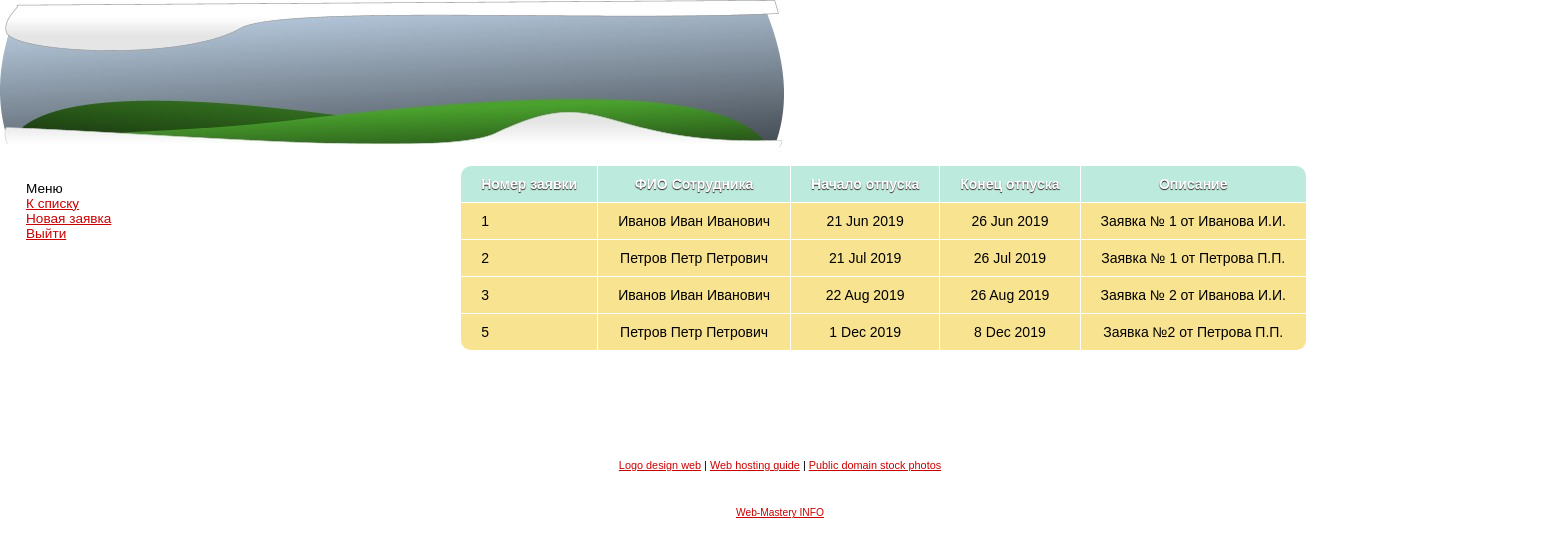
/index.php (signed in), run on the app's committed database.
### tables this page shows
CREATE TABLE `lapps` (
  `id` int(11) NOT NULL AUTO_INCREMENT,
  `descr` varchar(150) NOT NULL,
  `datebeg` date NOT NULL,
  `dateend` date NOT NULL,
  `userid` int(11) NOT NULL,
  `fixed` tinyint(1) NOT NULL DEFAULT '0',
  PRIMARY KEY (`id`),
  UNIQUE KEY `id_UNIQUE` (`id`),
  KEY `fk_lapps_1_idx` (`userid`),
  CONSTRAINT `fk_lapps_1` FOREIGN KEY (`userid`) REFERENCES `users` (`id`)
);

CREATE TABLE `users` (
  `id` int(11) NOT NULL AUTO_INCREMENT,
  `desc` varchar(150) NOT NULL,
  `login` varchar(45) NOT NULL,
  `password` varchar(45) NOT NULL,
  `rules` tinyint(1) NOT NULL DEFAULT '0',
  PRIMARY KEY (`id`),
  UNIQUE KEY `id_UNIQUE` (`id`)
);

### classes/LeaveApplication.php (called while the page is built, shortened)
<?php
class LeaveApplication
{
    public function __construct($data=array())
    {
        if (isset($data['id'])) {
            $this->id = $data['id'];
        }
        if (isset($data['descr'])) {
            $this->descr = $data['descr'];
        }
        if(isset($data['datebeg'])){
            $publicationDate = explode ('-', $data['datebeg']);
            if (count($publicationDate) == 3) {
                list ( $y, $m, $d ) = $publicationDate;
                $this->datebeg = mktime(0, 0, 0, $m, $d, $y);
            }
        }
        if (isset($data['dateend'])) {
            $publicationDate = explode ( '-', $data['dateend']);
            if ( count($publicationDate) == 3 ) {
                list ( $y, $m, $d ) = $publicationDate;
                $this->dateend = mktime( 0, 0, 0, $m, $d, $y );
            }
        }
        if (isset($data['userid'])) {
            $this->userid = (int)$data['userid'];
        }
        if (isset($data['desc'])) {
            $this->userdescr = $data['desc'];
        }
    }
    public static function getList(){
        $conn = new PDO(DB_DSN, DB_USERNAME, DB_PASSWORD);
        $sql = "SELECT lapps.id, lapps.descr, lapps.datebeg, lapps.dateend, "
                    ."lapps.userid, lapps.fixed, users.desc FROM efko.lapps LEFT JOIN efko.users ON lapps.userid = users.id ORDER BY lapps.id";
        $st = $conn->prepare($sql);
        $st->execute();
        $list = array();
        while($row = $st->fetch()){
           $list[] = new LeaveApplication($row);
        }
        return (array(
           "results" => $list
        ));
    }
}

### templates/viewLeaveApplication.php (the view, shortened to what this page needs)
<html>
<head>
    <link href="../includes/styles/styleListLA/la_style.css" rel="stylesheet" type="text/css">
</head>
<body>
<table border="0" cellpadding="0" cellspacing="0" class="tbl1" width="800">
    <tr valign="top">
        <td width="60%" height="91"><img src="../includes/styles/styleListLA/single_pixel.gif" width="1" height="140"></td>
        <td width="40%" height="91" colspan="3" valign="top" align="center">
        </td>
    </tr>
    <tr>
        <td colspan="3"  >
    <tr>
        <td valign="top" colspan="4">
            <table width="200%" border="0" cellspacing="25">
                <tr>
                    <td width="8%" valign="top"><img src="../includes/styles/styleListLA/single_pixel.gif" width="140" height="1"><br>
                        <p>Меню<br>
                            <a  class="menu" href="../index.php?action=listLA">К списку</a><br>
                            <?php if(!$_SESSION['user']->rules) {?>
                            <a  class="menu" href="../index.php?action=newLeaveApp">Новая заявка</a><br>
                            <?php }?>
                            <a  class="menu" href="../index.php?action=logout">Выйти</a> </p>
                    </td>
                    <td align="center" width="92%">
                        <table class="table">
                            <tr class="tr">
                                <th class="th">Номер заявки</th>
                                <th class="th">ФИО Сотрудника</th>
                                <th class="th">Начало отпуска</th>
                                <th class="th">Конец отпуска</th>
                                <th class="th">Описание</th>
                            </tr>
                            <?php foreach ( $results['leaveApps'] as $leaveApp ) { ?>
                            <tr class="tr" <?php if($leaveApp->userid == (int)$_SESSION['user']->id || $_SESSION['user']->rules == "1"){
                                echo "onclick=\"location='index.php?action=editLeaveApp&amp;leaveAppId={$leaveApp->id}'\"";
                            }?>>
                                <td class="td"><?php echo ($leaveApp->id);?></td>
                                <td class="td"><?php echo ($leaveApp->userdescr);?></td>
                                <td class="td"><?php echo date('j M Y', $leaveApp->datebeg);?></td>
                                <td class="td"><?php echo date('j M Y', $leaveApp->dateend);?></td>
                                <td class="td"><?php echo ($leaveApp->descr);?></td>
                            </tr>
                            <?php } ?>
                        </table>
                    </td>
                </tr>
            </table>
            <h2>&nbsp;</h2>
        </td>
    </tr>
</table>
<div align="center"><p>
        <a href="http://www.logodesignweb.com/">Logo design web</a>
        | <a href="http://www.logodesignweb.com/webhostingguide/">Web hosting guide</a>
        | <a href="http://www.logodesignweb.com/stockphoto/">Public domain stock photos</a>
    </p>
    <br>
</div>
<div style="font-size: 0.8em; text-align: center; margin-top: 1.0em; margin-bottom: 1.0em;">
    <a href="http://web-mastery.info/">Web-Mastery INFO</a>
</div>
</body>
</html>

### index.php (shortened to what this page needs)
<?php
try {
    initApplication();
} catch (Exception $e) {
    $results['errorMessage'] = $e->getMessage();
    require(TEMPLATE_PATH . "/viewErrorPage.php");
}
function initApplication()
{
    $action = isset($_GET['action']) ? $_GET['action'] : "";
    switch ($action) {
        default:
            listLeaveApplication();
    }
}
function listLeaveApplication()
{
    $results = array();
    $data = LeaveApplication::getList();
    $results['leaveApps'] = $data['results'];
    require(TEMPLATE_PATH . "/viewLeaveApplication.php");
}

### includes/styles/styleListLA/la_style.css (style rules this page uses)
body { font-family: verdana, helvetica, arial, sans-serif; font-size: 80%; margin: 0; padding: 0; background-color : #ffffff; }
.tbl1 { background: url('../styleListLA/back.jpg'); background-repeat: no-repeat; }
p,h1,h2,h3,main { font-family: Verdana, Arial, Helvetica, sans-serif; font-size: 85%; color: black; }
h2 { font-family: Verdana, Arial, Helvetica, sans-serif; font-size: 160%; font-weight: bold; }
a { font-family: Verdana, Arial, Helvetica, sans-serif; color: #CC0000; }
.table { font-family: "Lucida Sans Unicode", "Lucida Grande", Sans-Serif; font-size: 14px; border-radius: 10px; border-spacing: 0; text-align: center; }
.th { background: #BCEBDD; color: white; text-shadow: 0 1px 1px #2D2020; padding: 10px 20px; }
.th, .td { border-style: solid; border-width: 0 1px 1px 0; border-color: white; }
.th:first-child, .td:first-child { text-align: left; }
.th:first-child { border-top-left-radius: 10px; }
.th:last-child { border-top-right-radius: 10px; border-right: none; }
.td { padding: 10px 20px; background: #F8E391; }
.tr:last-child .td:first-child { border-radius: 0 0 0 10px; }
.tr:last-child .td:last-child { border-radius: 0 0 10px 0; }
.tr .td:last-child { border-right: none; }

### data on the page
lapps: id "1", userid.desc "Иванов Иван Иванович", datebeg "21 Jun 2019", dateend "26 Jun 2019", descr "Заявка № 1 от Иванова И.И."
lapps: id "2", userid.desc "Петров Петр Петрович", datebeg "21 Jul 2019", dateend "26 Jul 2019", descr "Заявка № 1 от Петрова П.П."
lapps: id "3", userid.desc "Иванов Иван Иванович", datebeg "22 Aug 2019", dateend "26 Aug 2019", descr "Заявка № 2 от Иванова И.И."
lapps: id "5", userid.desc "Петров Петр Петрович", datebeg "1 Dec 2019", dateend "8 Dec 2019", descr "Заявка №2 от Петрова П.П."
